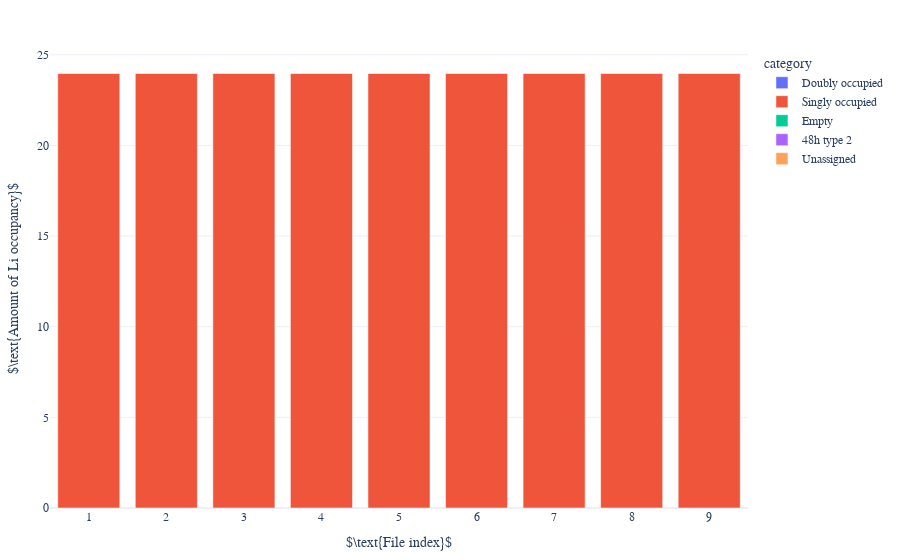
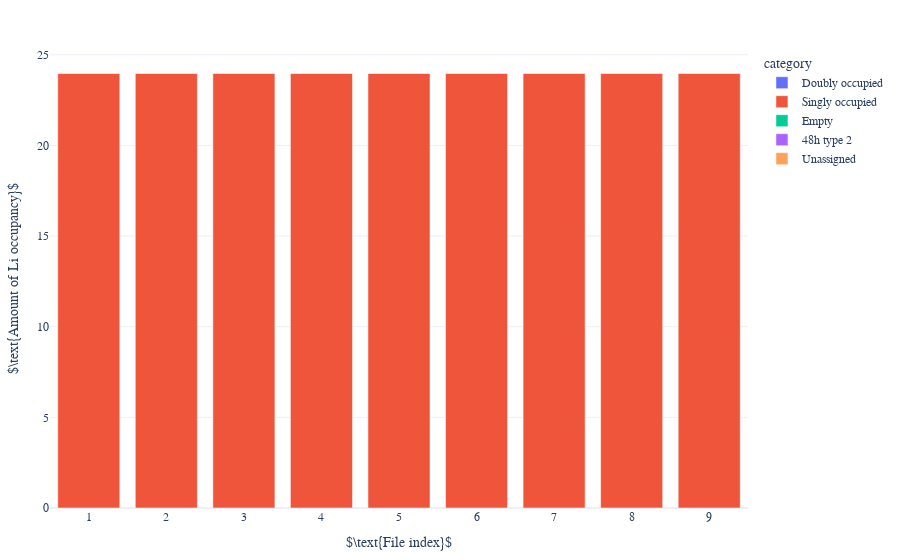
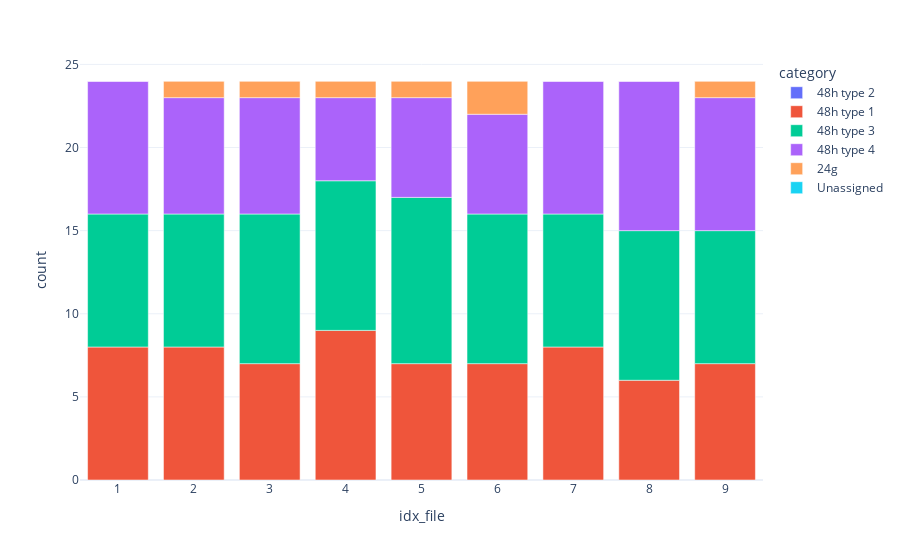
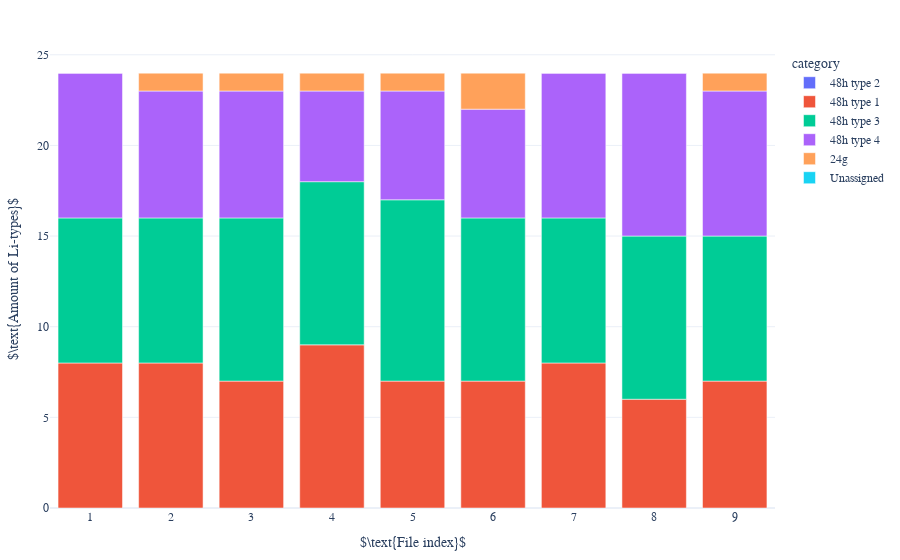

Write notebook code for charts like these, in order.
### Code cell
dataframe = df_mapping_metainfo_sorted
sorted = "True"

move_by_occupancy.get_occupancy(dataframe, coor_ref_structure_48n24_expanded, tuple_cage_metainfo, el = "Li")
df_occupancy_strict_sorted = movement.plot_occupancy(dataframe, sorted, direc_restructure_destination, litype, strict_count=True)
df_occupancy_sorted = movement.plot_occupancy(dataframe, sorted, direc_restructure_destination, litype, strict_count=False)

move_by_tuple_cage.get_complete_closest_tuple_cage(dataframe, tuple_cage_metainfo, coor_48htype2_metainfo)
# weighing_movement(df_mapping_metainfo, litype)
# df_weighted = tuple_cage.get_df_movement(df_mapping_metainfo, to_plot = 'weight')
# # Plot.Movement.Distance.plot_distance(df_weighted, max_mapping_radius, Li_idxs="all")
# Plot.Movement.Distance.plot_distance(df_weighted, max_mapping_radius, activate_shifting_x = False, activate_diameter_line=False, Li_idxs='all')

labelling.get_amount_type(dataframe, litype, el = "Li")
df_amount_type_sorted = mapping_labelling.get_df_amount_type(dataframe, litype, el = "Li")
mapping_labelling.plot_amount_type(df_amount_type_sorted, sorted, direc_restructure_destination, litype, style = "bar")
print(df_amount_type_sorted.sum())

### Figure 1 — Plotly figure (JSON) as saved in the notebook; plotly's stock layout.template omitted (floating-point values rounded to 4 significant figures)
{"data": [{"alignmentgroup": "True", "hovertemplate": "category=Doubly occupied<br>idx_file=%{x}<br>count=%{y}<extra></extra>", "legendgroup": "Doubly occupied", "marker": {"color": "#636efa", "pattern": {"shape": ""}}, "name": "Doubly occupied", "offsetgroup": "Doubly occupied", "orientation": "v", "showlegend": true, "textposition": "auto", "type": "bar", "x": [1, 2, 3, 4, 5, 6, 7, 8, 9], "xaxis": "x", "y": [0, 0, 0, 0, 0, 0, 0, 0, 0], "yaxis": "y"}, {"alignmentgroup": "True", "hovertemplate": "category=Singly occupied<br>idx_file=%{x}<br>count=%{y}<extra></extra>", "legendgroup": "Singly occupied", "marker": {"color": "#EF553B", "pattern": {"shape": ""}}, "name": "Singly occupied", "offsetgroup": "Singly occupied", "orientation": "v", "showlegend": true, "textposition": "auto", "type": "bar", "x": [1, 2, 3, 4, 5, 6, 7, 8, 9], "xaxis": "x", "y": [24, 24, 24, 24, 24, 24, 24, 24, 24], "yaxis": "y"}, {"alignmentgroup": "True", "hovertemplate": "category=Empty<br>idx_file=%{x}<br>count=%{y}<extra></extra>", "legendgroup": "Empty", "marker": {"color": "#00cc96", "pattern": {"shape": ""}}, "name": "Empty", "offsetgroup": "Empty", "orientation": "v", "showlegend": true, "textposition": "auto", "type": "bar", "x": [1, 2, 3, 4, 5, 6, 7, 8, 9], "xaxis": "x", "y": [0, 0, 0, 0, 0, 0, 0, 0, 0], "yaxis": "y"}, {"alignmentgroup": "True", "hovertemplate": "category=48h type 2<br>idx_file=%{x}<br>count=%{y}<extra></extra>", "legendgroup": "48h type 2", "marker": {"color": "#ab63fa", "pattern": {"shape": ""}}, "name": "48h type 2", "offsetgroup": "48h type 2", "orientation": "v", "showlegend": true, "textposition": "auto", "type": "bar", "x": [1, 2, 3, 4, 5, 6, 7, 8, 9], "xaxis": "x", "y": [0, 0, 0, 0, 0, 0, 0, 0, 0], "yaxis": "y"}, {"alignmentgroup": "True", "hovertemplate": "category=Unassigned<br>idx_file=%{x}<br>count=%{y}<extra></extra>", "legendgroup": "Unassigned", "marker": {"color": "#FFA15A", "pattern": {"shape": ""}}, "name": "Unassigned", "offsetgroup": "Unassigned", "orientation": "v", "showlegend": true, "textposition": "auto", "type": "bar", "x": [1, 2, 3, 4, 5, 6, 7, 8, 9], "xaxis": "x", "y": [0, 0, 0, 0, 0, 0, 0, 0, 0], "yaxis": "y"}], "layout": {"barmode": "relative", "font": {"family": "serif", "size": 12}, "legend": {"title": {"text": "category"}, "tracegroupgap": 0}, "margin": {"b": 50, "l": 20, "r": 20, "t": 50}, "xaxis": {"anchor": "y", "domain": [0, 1], "title": {"text": "$\\text{File index}$"}}, "yaxis": {"anchor": "x", "domain": [0, 1], "title": {"text": "$\\text{Amount of Li occupancy}$"}}}}

### Figure 2 — Plotly figure (JSON) as saved in the notebook; plotly's stock layout.template omitted (floating-point values rounded to 4 significant figures)
{"data": [{"alignmentgroup": "True", "hovertemplate": "category=Doubly occupied<br>idx_file=%{x}<br>count=%{y}<extra></extra>", "legendgroup": "Doubly occupied", "marker": {"color": "#636efa", "pattern": {"shape": ""}}, "name": "Doubly occupied", "offsetgroup": "Doubly occupied", "orientation": "v", "showlegend": true, "textposition": "auto", "type": "bar", "x": [1, 2, 3, 4, 5, 6, 7, 8, 9], "xaxis": "x", "y": [0, 0, 0, 0, 0, 0, 0, 0, 0], "yaxis": "y"}, {"alignmentgroup": "True", "hovertemplate": "category=Singly occupied<br>idx_file=%{x}<br>count=%{y}<extra></extra>", "legendgroup": "Singly occupied", "marker": {"color": "#EF553B", "pattern": {"shape": ""}}, "name": "Singly occupied", "offsetgroup": "Singly occupied", "orientation": "v", "showlegend": true, "textposition": "auto", "type": "bar", "x": [1, 2, 3, 4, 5, 6, 7, 8, 9], "xaxis": "x", "y": [24, 24, 24, 24, 24, 24, 24, 24, 24], "yaxis": "y"}, {"alignmentgroup": "True", "hovertemplate": "category=Empty<br>idx_file=%{x}<br>count=%{y}<extra></extra>", "legendgroup": "Empty", "marker": {"color": "#00cc96", "pattern": {"shape": ""}}, "name": "Empty", "offsetgroup": "Empty", "orientation": "v", "showlegend": true, "textposition": "auto", "type": "bar", "x": [1, 2, 3, 4, 5, 6, 7, 8, 9], "xaxis": "x", "y": [0, 0, 0, 0, 0, 0, 0, 0, 0], "yaxis": "y"}, {"alignmentgroup": "True", "hovertemplate": "category=48h type 2<br>idx_file=%{x}<br>count=%{y}<extra></extra>", "legendgroup": "48h type 2", "marker": {"color": "#ab63fa", "pattern": {"shape": ""}}, "name": "48h type 2", "offsetgroup": "48h type 2", "orientation": "v", "showlegend": true, "textposition": "auto", "type": "bar", "x": [1, 2, 3, 4, 5, 6, 7, 8, 9], "xaxis": "x", "y": [0, 0, 0, 0, 0, 0, 0, 0, 0], "yaxis": "y"}, {"alignmentgroup": "True", "hovertemplate": "category=Unassigned<br>idx_file=%{x}<br>count=%{y}<extra></extra>", "legendgroup": "Unassigned", "marker": {"color": "#FFA15A", "pattern": {"shape": ""}}, "name": "Unassigned", "offsetgroup": "Unassigned", "orientation": "v", "showlegend": true, "textposition": "auto", "type": "bar", "x": [1, 2, 3, 4, 5, 6, 7, 8, 9], "xaxis": "x", "y": [0, 0, 0, 0, 0, 0, 0, 0, 0], "yaxis": "y"}], "layout": {"barmode": "relative", "font": {"family": "serif", "size": 12}, "legend": {"title": {"text": "category"}, "tracegroupgap": 0}, "margin": {"b": 50, "l": 20, "r": 20, "t": 50}, "xaxis": {"anchor": "y", "domain": [0, 1], "title": {"text": "$\\text{File index}$"}}, "yaxis": {"anchor": "x", "domain": [0, 1], "title": {"text": "$\\text{Amount of Li occupancy}$"}}}}

### Figure 3 — Plotly figure (JSON) as saved in the notebook; plotly's stock layout.template omitted (floating-point values rounded to 4 significant figures)
{"data": [{"alignmentgroup": "True", "hovertemplate": "category=48h type 2<br>idx_file=%{x}<br>count=%{y}<extra></extra>", "legendgroup": "48h type 2", "marker": {"color": "#636efa", "pattern": {"shape": ""}}, "name": "48h type 2", "offsetgroup": "48h type 2", "orientation": "v", "showlegend": true, "textposition": "auto", "type": "bar", "x": [1, 2, 3, 4, 5, 6, 7, 8, 9], "xaxis": "x", "y": [0, 0, 0, 0, 0, 0, 0, 0, 0], "yaxis": "y"}, {"alignmentgroup": "True", "hovertemplate": "category=48h type 1<br>idx_file=%{x}<br>count=%{y}<extra></extra>", "legendgroup": "48h type 1", "marker": {"color": "#EF553B", "pattern": {"shape": ""}}, "name": "48h type 1", "offsetgroup": "48h type 1", "orientation": "v", "showlegend": true, "textposition": "auto", "type": "bar", "x": [1, 2, 3, 4, 5, 6, 7, 8, 9], "xaxis": "x", "y": [8, 8, 7, 9, 7, 7, 8, 6, 7], "yaxis": "y"}, {"alignmentgroup": "True", "hovertemplate": "category=48h type 3<br>idx_file=%{x}<br>count=%{y}<extra></extra>", "legendgroup": "48h type 3", "marker": {"color": "#00cc96", "pattern": {"shape": ""}}, "name": "48h type 3", "offsetgroup": "48h type 3", "orientation": "v", "showlegend": true, "textposition": "auto", "type": "bar", "x": [1, 2, 3, 4, 5, 6, 7, 8, 9], "xaxis": "x", "y": [8, 8, 9, 9, 10, 9, 8, 9, 8], "yaxis": "y"}, {"alignmentgroup": "True", "hovertemplate": "category=48h type 4<br>idx_file=%{x}<br>count=%{y}<extra></extra>", "legendgroup": "48h type 4", "marker": {"color": "#ab63fa", "pattern": {"shape": ""}}, "name": "48h type 4", "offsetgroup": "48h type 4", "orientation": "v", "showlegend": true, "textposition": "auto", "type": "bar", "x": [1, 2, 3, 4, 5, 6, 7, 8, 9], "xaxis": "x", "y": [8, 7, 7, 5, 6, 6, 8, 9, 8], "yaxis": "y"}, {"alignmentgroup": "True", "hovertemplate": "category=24g<br>idx_file=%{x}<br>count=%{y}<extra></extra>", "legendgroup": "24g", "marker": {"color": "#FFA15A", "pattern": {"shape": ""}}, "name": "24g", "offsetgroup": "24g", "orientation": "v", "showlegend": true, "textposition": "auto", "type": "bar", "x": [1, 2, 3, 4, 5, 6, 7, 8, 9], "xaxis": "x", "y": [0, 1, 1, 1, 1, 2, 0, 0, 1], "yaxis": "y"}, {"alignmentgroup": "True", "hovertemplate": "category=Unassigned<br>idx_file=%{x}<br>count=%{y}<extra></extra>", "legendgroup": "Unassigned", "marker": {"color": "#19d3f3", "pattern": {"shape": ""}}, "name": "Unassigned", "offsetgroup": "Unassigned", "orientation": "v", "showlegend": true, "textposition": "auto", "type": "bar", "x": [1, 2, 3, 4, 5, 6, 7, 8, 9], "xaxis": "x", "y": [0, 0, 0, 0, 0, 0, 0, 0, 0], "yaxis": "y"}], "layout": {"barmode": "relative", "legend": {"title": {"text": "category"}, "tracegroupgap": 0}, "margin": {"t": 60}, "xaxis": {"anchor": "y", "domain": [0, 1], "title": {"text": "idx_file"}}, "yaxis": {"anchor": "x", "domain": [0, 1], "title": {"text": "count"}}}}

### Figure 4 — Plotly figure (JSON) as saved in the notebook; plotly's stock layout.template omitted (floating-point values rounded to 4 significant figures)
{"data": [{"alignmentgroup": "True", "hovertemplate": "category=48h type 2<br>idx_file=%{x}<br>count=%{y}<extra></extra>", "legendgroup": "48h type 2", "marker": {"color": "#636efa", "pattern": {"shape": ""}}, "name": "48h type 2", "offsetgroup": "48h type 2", "orientation": "v", "showlegend": true, "textposition": "auto", "type": "bar", "x": [1, 2, 3, 4, 5, 6, 7, 8, 9], "xaxis": "x", "y": [0, 0, 0, 0, 0, 0, 0, 0, 0], "yaxis": "y"}, {"alignmentgroup": "True", "hovertemplate": "category=48h type 1<br>idx_file=%{x}<br>count=%{y}<extra></extra>", "legendgroup": "48h type 1", "marker": {"color": "#EF553B", "pattern": {"shape": ""}}, "name": "48h type 1", "offsetgroup": "48h type 1", "orientation": "v", "showlegend": true, "textposition": "auto", "type": "bar", "x": [1, 2, 3, 4, 5, 6, 7, 8, 9], "xaxis": "x", "y": [8, 8, 7, 9, 7, 7, 8, 6, 7], "yaxis": "y"}, {"alignmentgroup": "True", "hovertemplate": "category=48h type 3<br>idx_file=%{x}<br>count=%{y}<extra></extra>", "legendgroup": "48h type 3", "marker": {"color": "#00cc96", "pattern": {"shape": ""}}, "name": "48h type 3", "offsetgroup": "48h type 3", "orientation": "v", "showlegend": true, "textposition": "auto", "type": "bar", "x": [1, 2, 3, 4, 5, 6, 7, 8, 9], "xaxis": "x", "y": [8, 8, 9, 9, 10, 9, 8, 9, 8], "yaxis": "y"}, {"alignmentgroup": "True", "hovertemplate": "category=48h type 4<br>idx_file=%{x}<br>count=%{y}<extra></extra>", "legendgroup": "48h type 4", "marker": {"color": "#ab63fa", "pattern": {"shape": ""}}, "name": "48h type 4", "offsetgroup": "48h type 4", "orientation": "v", "showlegend": true, "textposition": "auto", "type": "bar", "x": [1, 2, 3, 4, 5, 6, 7, 8, 9], "xaxis": "x", "y": [8, 7, 7, 5, 6, 6, 8, 9, 8], "yaxis": "y"}, {"alignmentgroup": "True", "hovertemplate": "category=24g<br>idx_file=%{x}<br>count=%{y}<extra></extra>", "legendgroup": "24g", "marker": {"color": "#FFA15A", "pattern": {"shape": ""}}, "name": "24g", "offsetgroup": "24g", "orientation": "v", "showlegend": true, "textposition": "auto", "type": "bar", "x": [1, 2, 3, 4, 5, 6, 7, 8, 9], "xaxis": "x", "y": [0, 1, 1, 1, 1, 2, 0, 0, 1], "yaxis": "y"}, {"alignmentgroup": "True", "hovertemplate": "category=Unassigned<br>idx_file=%{x}<br>count=%{y}<extra></extra>", "legendgroup": "Unassigned", "marker": {"color": "#19d3f3", "pattern": {"shape": ""}}, "name": "Unassigned", "offsetgroup": "Unassigned", "orientation": "v", "showlegend": true, "textposition": "auto", "type": "bar", "x": [1, 2, 3, 4, 5, 6, 7, 8, 9], "xaxis": "x", "y": [0, 0, 0, 0, 0, 0, 0, 0, 0], "yaxis": "y"}], "layout": {"barmode": "relative", "font": {"family": "serif", "size": 12}, "legend": {"title": {"text": "category"}, "tracegroupgap": 0}, "margin": {"b": 50, "l": 20, "r": 20, "t": 50}, "xaxis": {"anchor": "y", "domain": [0, 1], "title": {"text": "$\\text{File index}$"}}, "yaxis": {"anchor": "x", "domain": [0, 1], "title": {"text": "$\\text{Amount of Li-types}$"}}}}
